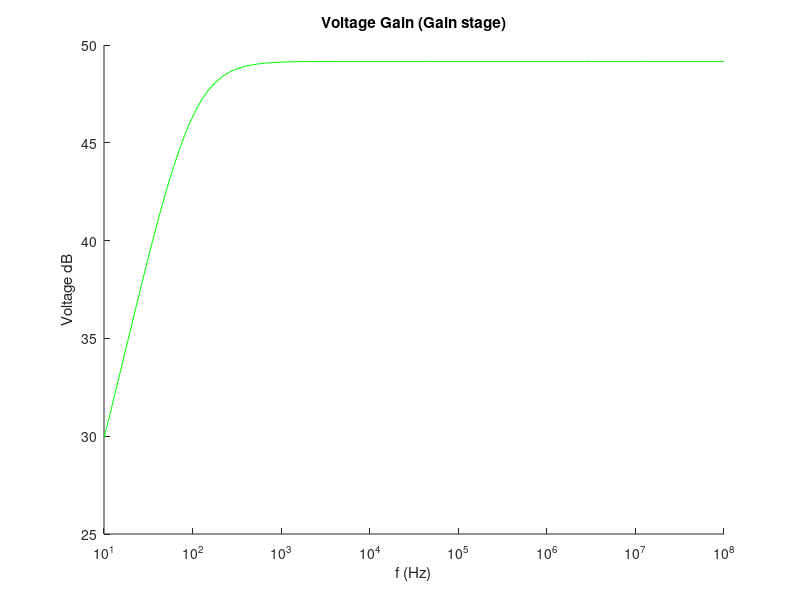
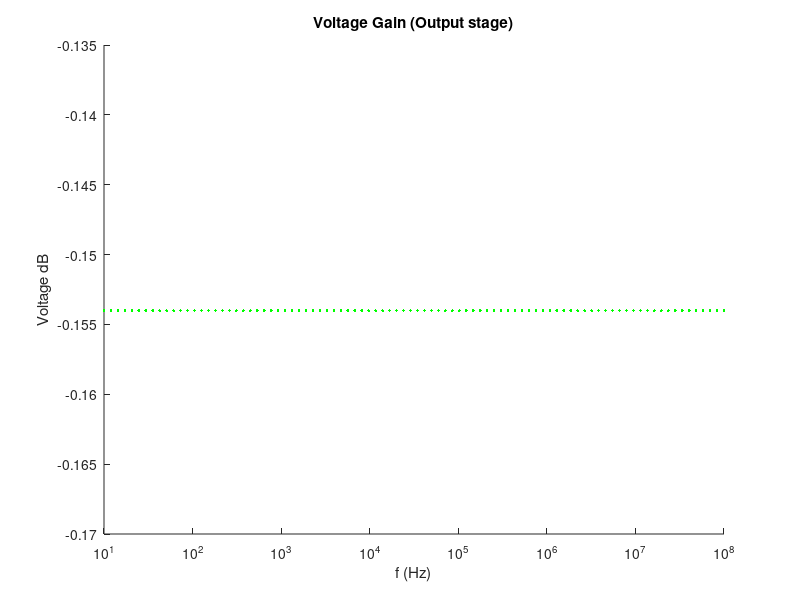
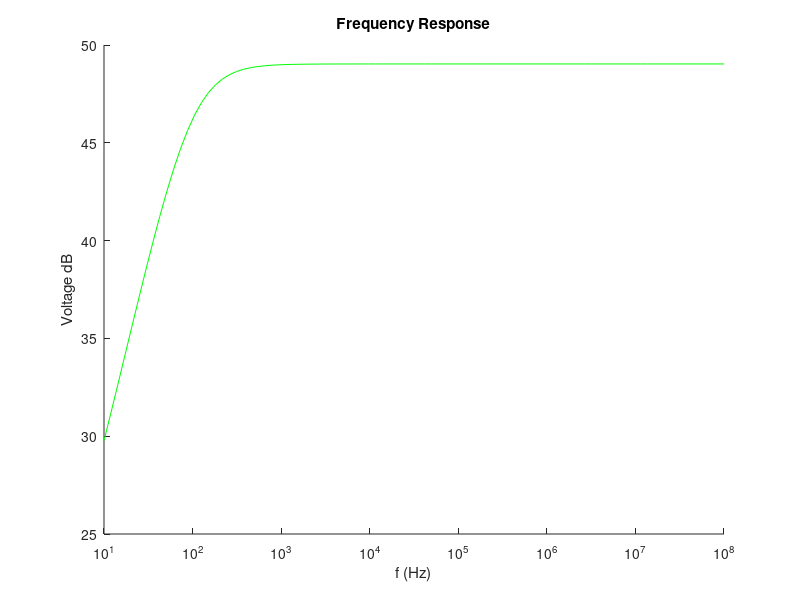

MATLAB code to generate these figures, in order:
%gain stage

VT=25e-3 %nao mexer ?
BFN=178.7 %nao mexer, modelos
VAFN=69.7 %nao mexer, modelos
RE1=100 %Re
RC1=1000 %Rc
RB1=72000 %R1
RB2=20000 %R2
VBEON=0.7 %nao mexer?
VCC=12 
RS=100 %Rin
CE = 500e-6 %Bypass CE

RB=1/(1/RB1+1/RB2);
VEQ=RB2/(RB1+RB2)*VCC;
IB1=(VEQ-VBEON)/(RB+(1+BFN)*RE1);
IC1=BFN*IB1;
IE1=(1+BFN)*IB1;
VE1=RE1*IE1;
VO1=VCC-RC1*IC1;
VCE=VO1-VE1;

%Table1

fid = fopen ("OP1.tex", "w");
fprintf(fid, "$IB1$ & %e \\\\ \\hline \n", IB1);
fprintf(fid, "$IC11$ & %e \\\\ \\hline \n", IC1);
fprintf(fid, "$IE1$ & %e \\\\ \\hline \n", IE1);
fprintf(fid, "$VO1$ & %e \\\\ \\hline \n", VO1);
fprintf(fid, "$VThevenin$ & %e \\\\ \\hline \n", VEQ);
fprintf(fid, "$VE$ & %e \\\\ \n", VE1);
fclose (fid);

gm1=IC1/VT;
rpi1=BFN/gm1;
ro1=VAFN/IC1;

RSB=RB*RS/(RB+RS);

f = logspace(1, 8, 90);
ZC = 1./(2*pi*i*f*CE);
ZE = (RE1*ZC)./(RE1+ZC);

AV1 = RSB./RS .* RC1.*(ZE-gm1*rpi1*ro1)./((ro1+RC1+ZE).*(RSB+rpi1+ZE)+gm1.*ZE.*ro1.*rpi1 - ZE.^2);
AVI_DB = 20*log10(abs(AV1));
AV1simple = RB./(RB+RS) .* gm1*RC1./(1+gm1.*ZE);
AVIsimple_DB = 20*log10(abs(AV1simple));

figure; hold on
semilogx(f, AVI_DB, 'g');
%semilogx(f, AVIsimple_DB, 'b');
xlabel ("f (Hz)");
ylabel ("Voltage dB");
title ("Voltage Gain (Gain stage)")
print ("vgain1.eps");

##RE1=0
##AV1 = RSB/RS * RC1*(RE1-gm1*rpi1*ro1)/((ro1+RC1+RE1)*(RSB+rpi1+RE1)+gm1*RE1*ro1*rpi1 - RE1^2)
##AVI_DB = 20*log10(abs(AV1))
##AV1simple =  - RSB/RS * gm1*RC1/(1+gm1*RE1)
##AVIsimple_DB = 20*log10(abs(AV1simple))

##ZI1 = 1./(1./RB+1./(((ro1+RC1+ZE).*(rpi1+ZE)+gm1.*ZE.*ro1.*rpi1 - ZE.^2)./(ro1+RC1+ZE)));
##ZX = ro1.*((RSB+rpi1).*ZE./(RSB+rpi1+ZE))./(1./(1./ro1+1./(rpi1+RSB)+1./ZE+gm1.*rpi1./(rpi1+RSB)));
##ZX = ro1.*(1./ZE+1./(rpi1+RSB)+1./ro1+gm1.*rpi1./(rpi1+RSB))./(1./ZE+1./(rpi1+RSB)); 
##ZO1 = 1./(1./ZX+1./RC1);


RE1=0
ZI1 = 1/(1/RB+1/(((ro1+RC1+RE1)*(rpi1+RE1)+gm1*RE1*ro1*rpi1 - RE1^2)/(ro1+RC1+RE1)))
ZO1 = 1/(1/ro1+1/RC1)
RE1 = 100

%ouput stage
BFP = 227.3; % nao mexer, modelos
VAFP = 37.2; %nao mexer, modelos
RE2 = 400; %Rout
VEBON = 0.7; %nao mexer?
VI2 = VO1;
IE2 = (VCC-VEBON-VI2)./RE2;
IC2 = BFP./(BFP+1).*IE2;
VO2 = VCC - RE2.*IE2;


%Table2

fid = fopen ("OP2.tex", "w");
fprintf(fid, "$IC2$ & %e \\\\ \\hline \n", IC2);
fprintf(fid, "$IE2$ & %e \\\\ \\hline \n", IE2);
fprintf(fid, "$VI2$ & %e \\\\ \\hline \n", VI2);
fprintf(fid, "$VO2$ & %e \\\\ \n", VO2);
fclose (fid);


gm2 = IC2/VT;
go2 = IC2/VAFP;
gpi2 = gm2/BFP;
ge2 = 1/RE2;

AV2 = gm2/(gm2+gpi2+go2+ge2);
ZI2 = (gm2+gpi2+go2+ge2)/gpi2/(gpi2+go2+ge2);
ZO2 = 1/(gm2+gpi2+go2+ge2);

figure; hold on
semilogx(f, 20*log(abs(AV2)), 'g');
xlabel ("f (Hz)");
ylabel ("Voltage dB");
title ("Voltage Gain (Output stage)")
print ("vgain2.eps");


%total
gB = 1./(1./gpi2+ZO1);
AV = (gB+gm2./gpi2.*gB)./(gB+ge2+go2+gm2./gpi2.*gB).*AV1;
AV_DB = 20*log10(abs(AV));
ZI=ZI1;
ZO=1./(go2+gm2./gpi2.*gB+ge2+gB);

figure; hold on
semilogx(f, AV_DB, 'g');
xlabel ("f (Hz)");
ylabel ("Voltage dB");
title ("Frequency Response")
print ("fresponse.eps");


%Table IMP

fid = fopen ("docImp.tex", "w");
fprintf(fid, "Input Impedance Gain Stage & %e \\\\ \\hline \n", ZI1);
fprintf(fid, "Output Impedance Gain Stage & %e \\\\ \\hline \n", ZO1);
fprintf(fid, "Input Impedance Output Stage & %e \\\\ \\hline \n", ZI2);
fprintf(fid, "Output Impedance Output Stage & %e \\\\ \\hline \n", ZO2);
fprintf(fid, "Total Input Impedance & %e \\\\ \\hline \n", ZI);
fprintf(fid, "Total Output Impedance & %e \\\\ \n", ZO);
fclose (fid);
